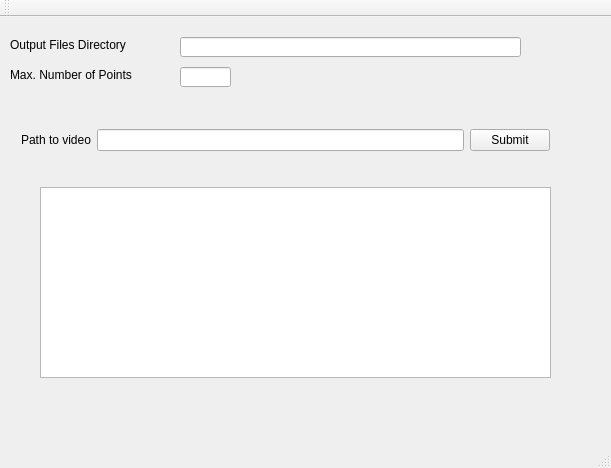
<?xml version="1.0" encoding="UTF-8"?>
<ui version="4.0">
 <class>MainWindow</class>
 <widget class="QMainWindow" name="MainWindow">
  <property name="geometry">
   <rect>
    <x>0</x>
    <y>0</y>
    <width>611</width>
    <height>468</height>
   </rect>
  </property>
  <property name="windowTitle">
   <string>MainWindow</string>
  </property>
  <widget class="QWidget" name="centralWidget">
   <widget class="QTextEdit" name="textEdit">
    <property name="geometry">
     <rect>
      <x>40</x>
      <y>170</y>
      <width>511</width>
      <height>191</height>
     </rect>
    </property>
   </widget>
   <widget class="QLabel" name="label_2">
    <property name="geometry">
     <rect>
      <x>10</x>
      <y>20</y>
      <width>161</width>
      <height>16</height>
     </rect>
    </property>
    <property name="text">
     <string>Output Files Directory</string>
    </property>
   </widget>
   <widget class="QLabel" name="label_4">
    <property name="geometry">
     <rect>
      <x>10</x>
      <y>50</y>
      <width>141</width>
      <height>16</height>
     </rect>
    </property>
    <property name="text">
     <string>Max. Number of Points</string>
    </property>
   </widget>
   <widget class="QLineEdit" name="out_text_dir">
    <property name="geometry">
     <rect>
      <x>180</x>
      <y>20</y>
      <width>341</width>
      <height>20</height>
     </rect>
    </property>
   </widget>
   <widget class="QLineEdit" name="max_point">
    <property name="geometry">
     <rect>
      <x>180</x>
      <y>50</y>
      <width>51</width>
      <height>20</height>
     </rect>
    </property>
   </widget>
   <widget class="QWidget" name="">
    <property name="geometry">
     <rect>
      <x>10</x>
      <y>90</y>
      <width>551</width>
      <height>66</height>
     </rect>
    </property>
    <layout class="QGridLayout" name="gridLayout">
     <item row="0" column="0">
      <widget class="QLabel" name="label">
       <property name="text">
        <string>Path to video</string>
       </property>
      </widget>
     </item>
     <item row="0" column="2">
      <widget class="QPushButton" name="SubmitButton">
       <property name="text">
        <string>Submit</string>
       </property>
      </widget>
     </item>
     <item row="0" column="1">
      <widget class="QLineEdit" name="lineEdit"/>
     </item>
    </layout>
   </widget>
  </widget>
  <widget class="QMenuBar" name="menuBar">
   <property name="geometry">
    <rect>
     <x>0</x>
     <y>0</y>
     <width>611</width>
     <height>22</height>
    </rect>
   </property>
  </widget>
  <widget class="QToolBar" name="mainToolBar">
   <attribute name="toolBarArea">
    <enum>TopToolBarArea</enum>
   </attribute>
   <attribute name="toolBarBreak">
    <bool>false</bool>
   </attribute>
  </widget>
  <widget class="QStatusBar" name="statusBar"/>
 </widget>
 <layoutdefault spacing="6" margin="11"/>
 <resources/>
 <connections/>
</ui>
